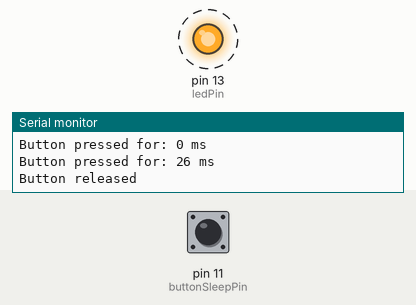
Bench run of a program on a simulated Arduino Uno, built with avr-gcc and run on an emulated ATmega328P. On the bench: output pins drawn as LEDs (lit = HIGH), the last lines printed to the serial monitor. Dashed ring = blinking. The test bench sets the inputs (shaded band); at power-on: pin 11 (buttonSleepPin) HIGH. Sleep ends after the set time or at an interrupt.

Above: at 0.87 s.
1.3 s: pin 11 (buttonSleepPin) pulled LOW for 1 s
At 1.37 s:
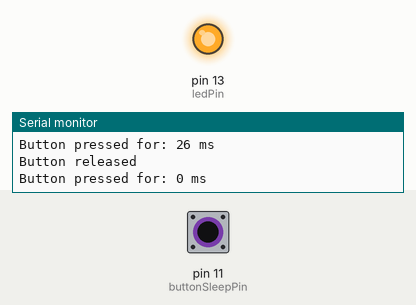
At 2.8 s:
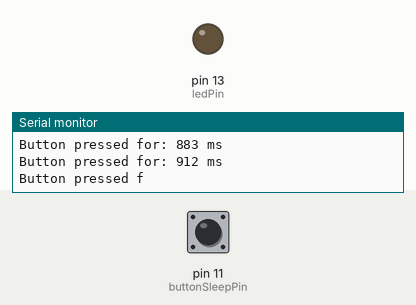
Timing chart, 0 to 4.3 s (numbered marks = the images above; inputs shaded):
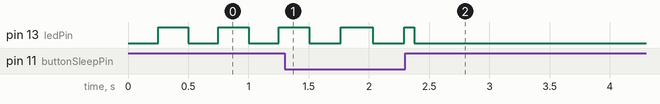

The program:

main.cpp
```cpp
/**
 * @file main.cpp
 * @author Kevin Wing (wing5640@vandals.uidaho.edu)
 * @brief Watchdog Timer example
 */
#include <Arduino.h>
#include <avr/sleep.h>
#include <avr/wdt.h>
#include "debouncer.hpp"

void blinkLED();
void handleWatchdogTimer();
void wakeUpISR();

const int ledPin = 13;
const int buttonWakePin = 10;  // Replace SW2 with actual pin number
const int buttonSleepPin = 11; // Replace SW3 with actual pin number

Debouncer buttonWake;
Debouncer buttonSleep;

void setup()
{
    pinMode(ledPin, OUTPUT);
    buttonWake.begin(buttonWakePin);
    buttonSleep.begin(buttonSleepPin);

    // Set up Watchdog Timer
    wdt_reset();                                      // Reset the WDT
    WDTCSR |= (1 << WDCE) | (1 << WDE);               // Start timed sequence
    WDTCSR = (1 << WDIE) | (1 << WDP2) | (1 << WDP1); // Set interrupt mode, ~2s time-out

    // Set up sleep mode
    set_sleep_mode(SLEEP_MODE_PWR_DOWN); // Power-down mode
    sleep_enable();                      // Enable sleep mode
    sei();                               // Enable global interrupts

    // Set up wake-up interrupt
    attachInterrupt(digitalPinToInterrupt(buttonWakePin), wakeUpISR, FALLING);

    Serial.begin(9600);
}

void loop()
{
    blinkLED();
    handleWatchdogTimer();
}

void blinkLED()
{
    static unsigned long lastToggleTime = 0; // Stores the last time the LED was toggled
    unsigned long currentMillis = millis();  // Current time

    // Check if 250 milliseconds have passed
    if (currentMillis - lastToggleTime >= 250)
    {
        digitalWrite(ledPin, !digitalRead(ledPin)); // Toggle the LED state
        lastToggleTime = currentMillis;             // Remember the toggle time
    }
}

void handleWatchdogTimer()
{
    static unsigned long pressStartTime = 0;
    bool pressed = buttonSleep.update();

    if (pressed)
    {
        if (pressStartTime == 0)
        { // Record the time when button is first pressed
            pressStartTime = millis();
        }

        unsigned long pressDuration = millis() - pressStartTime;
        Serial.print("Button pressed for: ");
        Serial.print(pressDuration);
        Serial.println(" ms");
    }
    else
    {
        if (pressStartTime != 0)
        {
            Serial.println("Button released");
            pressStartTime = 0;
        }
    }

    if (!pressed)
    {
        wdt_reset(); // Reset WDT if the button is not pressed
    }
}

// ISR for WDT interrupt
ISR(WDT_vect)
{
    // Disable further WDT interrupts
    wdt_disable();

    // Prepare for sleep
    digitalWrite(ledPin, LOW);

    // Enter sleep mode
    // Serial.println("Entering sleep mode");
    sleep_mode();

    // After waking up
    // digitalWrite(ledPin, HIGH);
}

void wakeUpISR()
{
    // Wake up is handled. Nothing to do here
}
```

debouncer.hpp
```cpp
#ifndef DEBOUNCER_HPP
#define DEBOUNCER_HPP

#include <Arduino.h>

using TickType = unsigned long;

const TickType debounceDelay = 1000; // the debounce time

/**
 * @brief Class for debouncing a digital input
 *
 */
class Debouncer
{
private:
    uint8_t btnPin;
    bool isPressed;
    bool lastState;
    unsigned long lastDebounceTime;
    const unsigned long debounceDelay = 50; // 50 ms debounce time

public:
    void begin(uint8_t btn)
    {
        btnPin = btn;
        isPressed = false;
        lastState = HIGH;
        pinMode(btnPin, INPUT_PULLUP);
        lastDebounceTime = 0;
    }

    bool update()
    {
        bool reading = digitalRead(btnPin);
        if (reading != lastState)
        {
            lastDebounceTime = millis();
        }

        if ((millis() - lastDebounceTime) > debounceDelay)
        {
            if (reading != isPressed)
            {
                isPressed = reading;
            }
        }

        lastState = reading;
        return !isPressed; // Return true if button is pressed (considering INPUT_PULLUP)
    }

    bool isButtonPressed()
    {
        return !isPressed; // Considering INPUT_PULLUP
    }
};

#endif // DEBOUNCER_HPP
```
